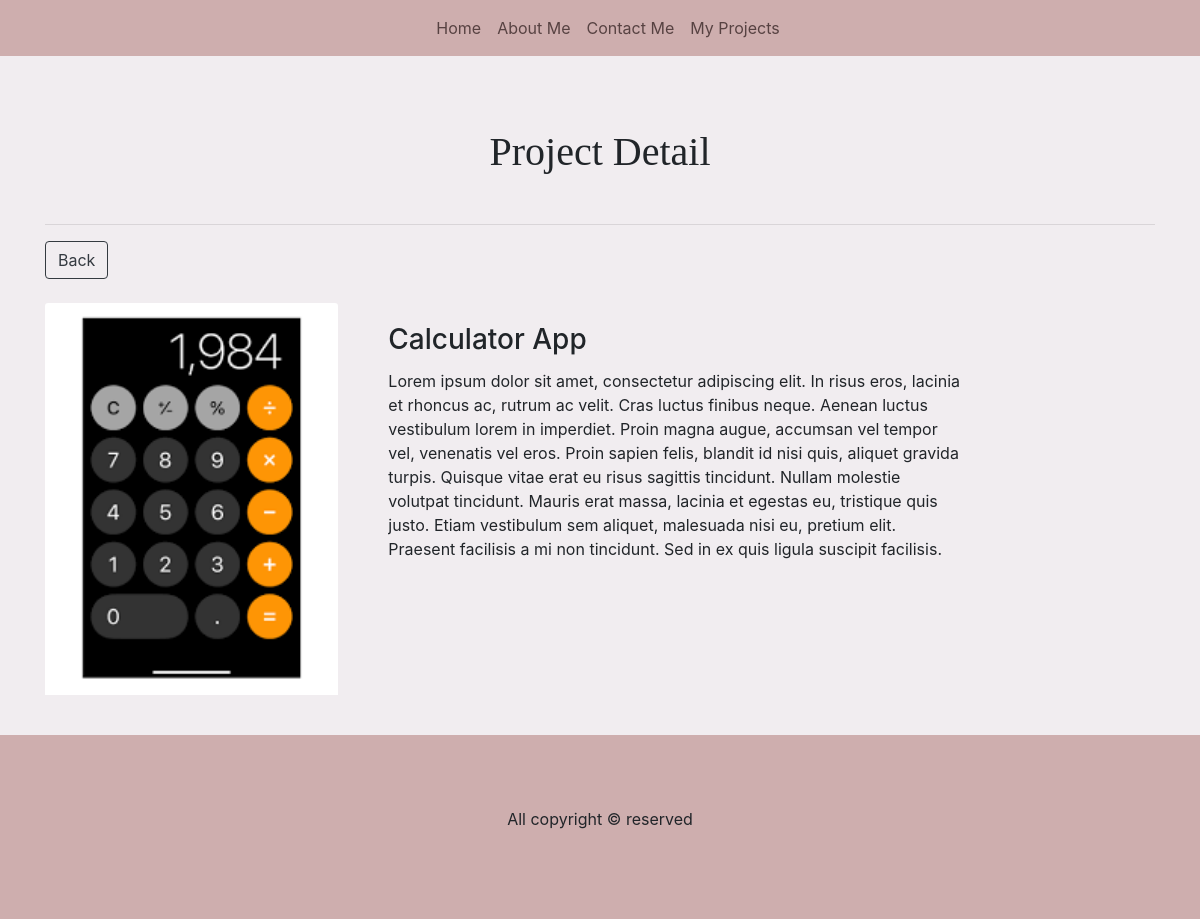
The app's page /product_detail/13 with its own data.
### website/models.py (models this page shows, shortened)
class product(models.Model):
    name= models.CharField(max_length=50)
    description = models.TextField()
    Date = models.DateTimeField(auto_now_add=True)
    image = models.ImageField(upload_to= 'product_images',null=True, blank=True)

### website/views.py (the view)
# urls.py: path('product_detail/<int:pk>', views.product_detail, name= 'product_detail'),
def product_detail(request,pk=None):
    prod = product.objects.get(pk=pk)
    return render(request, 'product.html', { 'prod': prod})

### template/product.html
{% extends "base.html" %}
{% load static %}
{% block body %}
<div class="container pt-4" >
  <h1 class="text-center py-4 my-4" style="font-family: Georgia, 'Times New Roman', Times, serif;">Project Detail </h1><hr>
  <a href="/category"><button type="button" class="btn btn-outline-dark" >Back</button></a>
    <div class=" mb-3 py-4" style="max-width: 940px;">
        <div class="row g-0">
          <div class="col-md-4">
            <img class="card-img-top" src="{{ prod.image.url }}" alt="Card image cap">
          </div>
          <div class="col-md-8">
            <div class="card-body">
              <h3 class="card-title">{{prod.name}}</h3>
              <p class="card-text">{{prod.description}}</p>
            </div>
          </div>
        </div>
      </div>
</div>
{% endblock %}

### records on screen
product: image (picture), name "Calculator App", description "Lorem ipsum dolor sit amet, consectetur adipiscing elit. In risus eros, lacinia et rhoncus ac, rutrum ac velit. Cras luctus finibus neque. Aenean luctus vestibulum lorem in imperdiet. Proin magna augue, accumsan vel tempor vel, venenatis vel eros. Proin sapien felis, blandit id nisi quis, aliquet gravida turpis. Quisque vitae erat eu risus sagittis tincidunt. Nullam molestie volutpat tincidunt. Mauris erat massa, lacinia et egestas eu, tristique quis justo. Etiam vestibulum sem aliquet, malesuada nisi eu, pretium elit. Praesent facilisis a mi non tincidunt. Sed in ex quis ligula suscipit facilisis."
